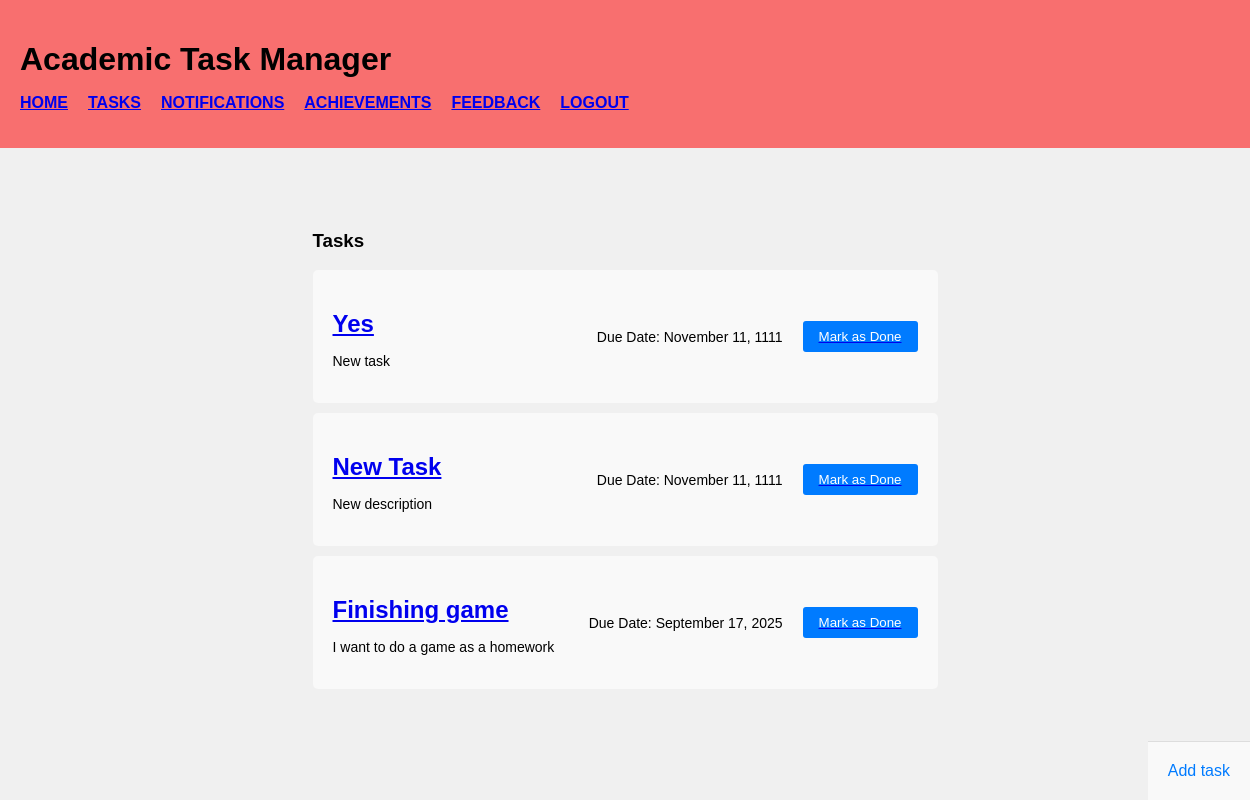
/tasks (signed in), run on an earlier commit of the app's database.
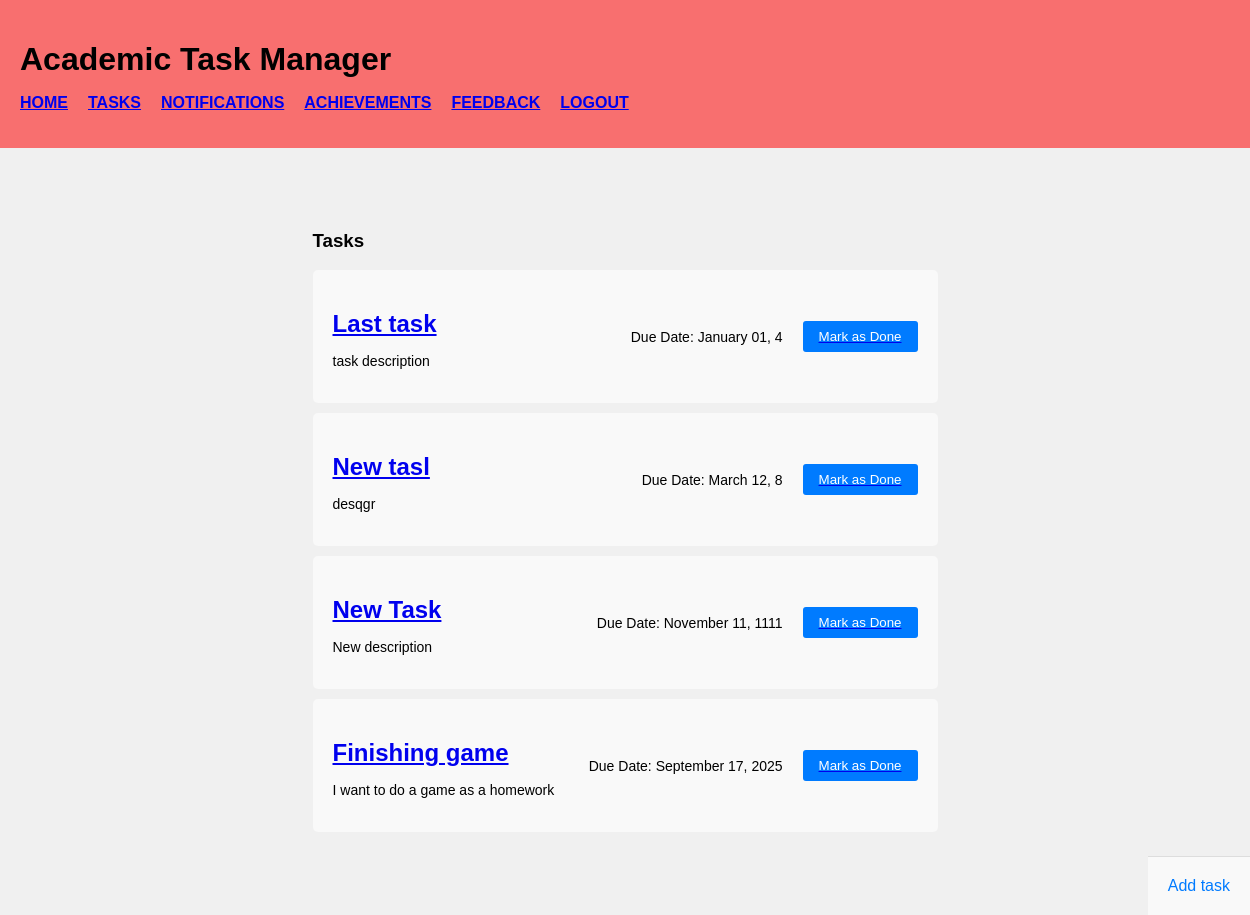
And on a later commit of the database.
### app.py (models this page shows, shortened)
class Todo(db.Model):
    id = db.Column(db.Integer, primary_key=True)
    task_name = db.Column(db.String(50), nullable=False)
    content = db.Column(db.String(200), nullable=False)
    date_created = db.Column(db.DateTime, default=datetime.utcnow)
    user_id = db.Column(db.Integer, nullable=False)

### app.py (the view)
@app.route('/tasks', methods=['POST', 'GET'])
@login_required
def index():
    if request.method == 'POST': # if it's an action caused by the submit field
        name = request.form['task-name']
        task_description = request.form['task-description']
        html_task_date = request.form['due-date']
        task_date = datetime.strptime(html_task_date, "%Y-%m-%d")
        new_task = Todo(task_name=name, content=task_description, date_created=task_date, user_id=current_user.id)
        try:
            db.session.add(new_task)
            db.session.commit()
            return redirect('/tasks')
        except:
            return 'There was an issue adding the task'
    else:
        tasks = Todo.query.filter_by(user_id=current_user.id).order_by(Todo.date_created).all()
        return render_template('Task.html', tasks=tasks) # Look automatically in templates/

### app.py (called while the page is built)
@login_manager.user_loader
def load_user(user_id):
    return User.query.get(int(user_id))

### templates/Task.html (shortened to what this page needs)
{% extends 'base.html' %}
{% block body %}
<section class="add-task-section">
    <h3>Tasks</h3>
    <div class="Tasks-main-content">
        {% if tasks|length < 1 %}
        <h4>There are no tasks.</h4>
        {% else %}
        <div class="task-list">
            {% for task in tasks %}
            <div class="task">
                <div class="task-info">
                    <h2><a href="/task_information/{{task.id}}">{{ task.task_name }}</a></h2>
                    <p>{{ task.content }}</p>
                </div>
                <div class="task-actions">
                    <p>Due Date: {{ task.date_created.strftime('%B %d, %Y') }}</p>
                    <a href="/delete/{{task.id}}"><button class="mark-done">Mark as Done</button></a>
                </div>
            </div>
            {% endfor %}
        </div>
        {% endif %}
    </div>
</section>
<div class="add-task-button">
    <a href="/addTask">Add task</a>
</div>
{% endblock %}

What changed in the data, as far as the page shows it:
removed Todo: task_name "Yes", content "New task", date_created "November 11, 1111"
added Todo: task_name "Last task", content "task description", date_created "January 01, 4"
added Todo: task_name "New tasl", content "desqgr", date_created "March 12, 8"
